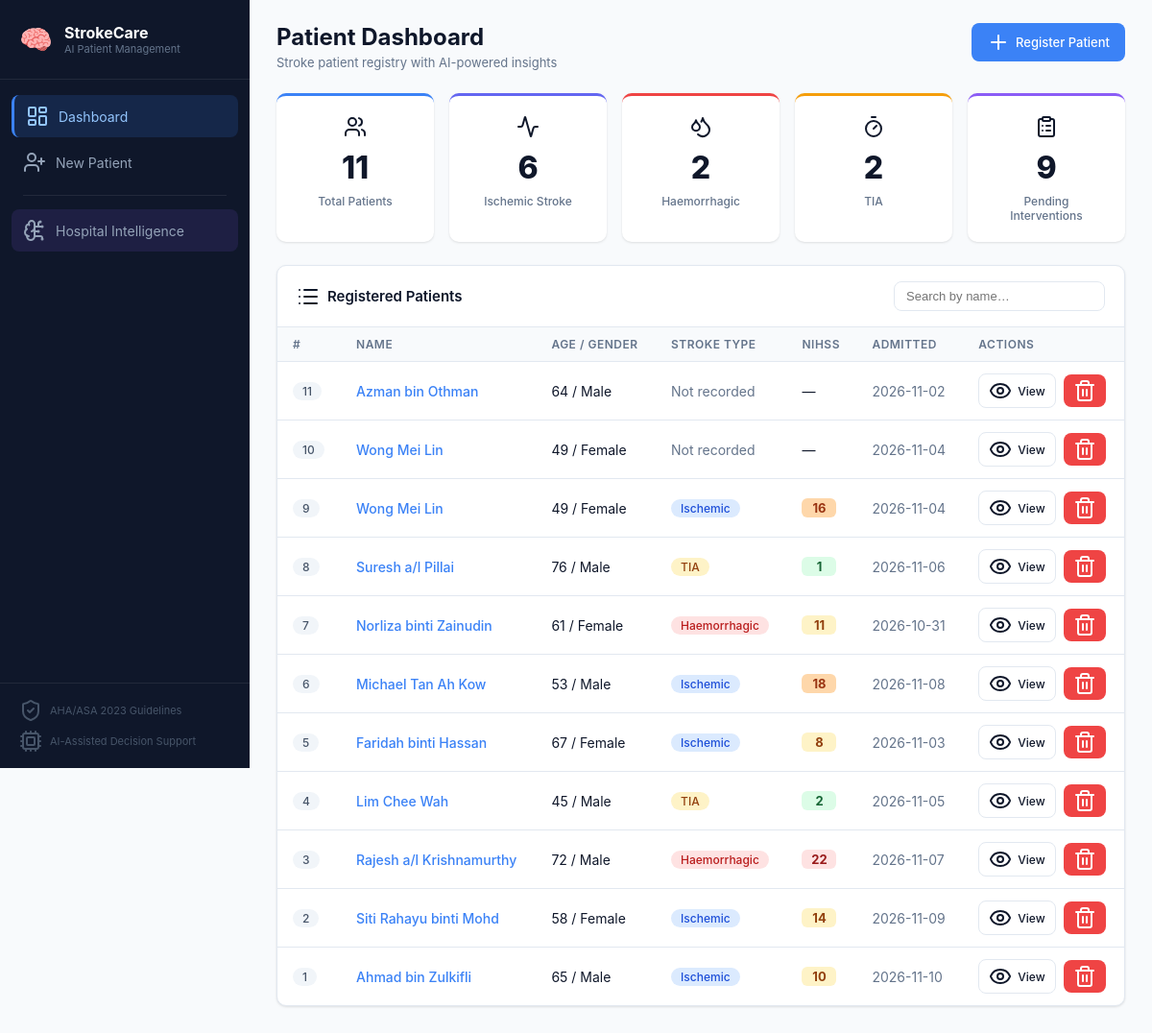
The page / on the database its author committed.
### tables this page shows
CREATE TABLE patients (
            id               INTEGER PRIMARY KEY AUTOINCREMENT,
            name             TEXT    NOT NULL,
            age              INTEGER NOT NULL,
            gender           TEXT    NOT NULL,
            ic_number        TEXT,
            contact          TEXT,
            address          TEXT,
            admission_date   TEXT    NOT NULL,
            created_at       TEXT    NOT NULL
        );

CREATE TABLE diagnoses (
            id               INTEGER PRIMARY KEY AUTOINCREMENT,
            patient_id       INTEGER NOT NULL,
            stroke_type      TEXT    NOT NULL,
            nihss_score      INTEGER NOT NULL,
            onset_time       TEXT,
            affected_side    TEXT,
            symptoms         TEXT,
            imaging_result   TEXT,
            notes            TEXT,
            diagnosed_at     TEXT    NOT NULL,
            FOREIGN KEY (patient_id) REFERENCES patients(id) ON DELETE CASCADE
        );

### app.py (the view)
@app.route("/")
def index():
    db = get_db()
    patients = db.execute("""
        SELECT p.*, d.stroke_type, d.nihss_score
        FROM patients p
        LEFT JOIN diagnoses d ON d.patient_id = p.id
          AND d.id = (SELECT MAX(id) FROM diagnoses WHERE patient_id = p.id)
        ORDER BY p.created_at DESC
    """).fetchall()
    db.close()
    return render_template("index.html", patients=patients)

### app.py (called while the page is built)
def get_db():
    conn = sqlite3.connect(DB_PATH)
    conn.row_factory = sqlite3.Row
    conn.execute("PRAGMA foreign_keys = ON")
    return conn

### templates/index.html (shortened to what this page needs)
{% extends "base.html" %}
{% block content %}
<div class="page-header">
  <div>
    <h1 class="page-title">Patient Dashboard</h1>
    <p class="page-sub">Stroke patient registry with AI-powered insights</p>
  </div>
  <a href="/patient/new" class="btn btn-primary"><i data-lucide="plus"></i> Register Patient</a>
</div>
<div class="stats-grid" id="stats-grid">
  <div class="stat-card stat-blue">
    <div class="stat-icon"><i data-lucide="users"></i></div>
    <div class="stat-value" id="stat-total">—</div>
    <div class="stat-label">Total Patients</div>
  </div>
  <div class="stat-card stat-indigo">
    <div class="stat-icon"><i data-lucide="activity"></i></div>
    <div class="stat-value" id="stat-ischemic">—</div>
    <div class="stat-label">Ischemic Stroke</div>
  </div>
  <div class="stat-card stat-red">
    <div class="stat-icon"><i data-lucide="droplets"></i></div>
    <div class="stat-value" id="stat-haemo">—</div>
    <div class="stat-label">Haemorrhagic</div>
  </div>
  <div class="stat-card stat-amber">
    <div class="stat-icon"><i data-lucide="timer"></i></div>
    <div class="stat-value" id="stat-tia">—</div>
    <div class="stat-label">TIA</div>
  </div>
  <div class="stat-card stat-purple">
    <div class="stat-icon"><i data-lucide="clipboard-list"></i></div>
    <div class="stat-value" id="stat-pending">—</div>
    <div class="stat-label">Pending Interventions</div>
  </div>
</div>
<div class="card">
  <div class="card-header">
    <h2 class="card-title"><i data-lucide="list"></i> Registered Patients</h2>
    <input type="text" id="search-input" class="search-input" placeholder="Search by name…" oninput="filterPatients()"/>
  </div>
  {% if patients %}
  <div class="table-wrapper">
    <table class="data-table" id="patient-table">
      <thead>
        <tr>
          <th>#</th>
          <th>Name</th>
          <th>Age / Gender</th>
          <th>Stroke Type</th>
          <th>NIHSS</th>
          <th>Admitted</th>
          <th>Actions</th>
        </tr>
      </thead>
      <tbody>
        {% for p in patients %}
        <tr class="patient-row">
          <td><span class="badge badge-grey">{{ p.id }}</span></td>
          <td>
            <a href="/patient/{{ p.id }}" class="patient-link">{{ p.name }}</a>
          </td>
          <td>{{ p.age }} / {{ p.gender }}</td>
          <td>
            {% if p.stroke_type %}
              <span class="badge {% if p.stroke_type=='Ischemic' %}badge-blue{% elif 'morrhagic' in p.stroke_type %}badge-red{% elif p.stroke_type=='TIA' %}badge-amber{% else %}badge-grey{% endif %}">
                {{ p.stroke_type }}
              </span>
            {% else %}<span class="text-muted">Not recorded</span>{% endif %}
          </td>
          <td>
            {% if p.nihss_score is not none %}
              <span class="nihss-pill nihss-{% if p.nihss_score <= 4 %}low{% elif p.nihss_score <= 15 %}mod{% elif p.nihss_score <= 20 %}high{% else %}severe{% endif %}">
                {{ p.nihss_score }}
              </span>
            {% else %}—{% endif %}
          </td>
          <td class="text-muted">{{ p.admission_date }}</td>
          <td>
            <div class="action-group">
              <a href="/patient/{{ p.id }}" class="btn btn-sm btn-outline"><i data-lucide="eye"></i> View</a>
              <form method="POST" action="/patient/{{ p.id }}/delete" onsubmit="return confirm('Delete patient {{ p.name }}? This cannot be undone.')">
                <button type="submit" class="btn btn-sm btn-danger"><i data-lucide="trash-2"></i></button>
              </form>
            </div>
          </td>
        </tr>
        {% endfor %}
      </tbody>
    </table>
  </div>
  {% else %}
  <div class="empty-state">
    <i data-lucide="user-x" class="empty-icon"></i>
    <p>No patients registered yet.</p>
    <a href="/patient/new" class="btn btn-primary">Register First Patient</a>
  </div>
  {% endif %}
</div>
{% endblock %}

### templates/base.html (shortened to what this page needs)
<!DOCTYPE html>
<html lang="en">
<head>
  <link rel="stylesheet" href="{{ url_for('static', filename='css/style.css') }}"/>
</head>
<body>
<aside class="sidebar">
  <div class="sidebar-header">
    <span class="sidebar-logo">🧠</span>
    <div>
      <div class="sidebar-title">StrokeCare</div>
      <div class="sidebar-sub">AI Patient Management</div>
    </div>
  </div>
  <nav class="sidebar-nav">
    <a href="/" class="nav-item {% if request.endpoint=='index' %}active{% endif %}">
      <i data-lucide="layout-dashboard"></i> Dashboard
    </a>
    <a href="/patient/new" class="nav-item {% if request.endpoint=='new_patient' %}active{% endif %}">
      <i data-lucide="user-plus"></i> New Patient
    </a>
    <div class="nav-divider"></div>
    <a href="/intelligence" class="nav-item nav-item-special {% if request.endpoint=='hospital_intelligence' %}active{% endif %}">
      <i data-lucide="brain-circuit"></i> Hospital Intelligence
    </a>
  </nav>
  <div class="sidebar-footer">
    <div class="sidebar-info-item"><i data-lucide="shield-check"></i> AHA/ASA 2023 Guidelines</div>
    <div class="sidebar-info-item"><i data-lucide="cpu"></i> AI-Assisted Decision Support</div>
  </div>
</aside>
<main class="main-content">
  {% block content %}{% endblock %}
</main>
</body>
</html>

### rows shown on the page
patients: id "11", name "Azman bin Othman", age "64", gender "Male", shows "Not recorded", admission_date "2026-11-02"
patients: id "10", name "Wong Mei Lin", age "49", gender "Female", shows "Not recorded", admission_date "2026-11-04"
diagnoses: id "9", name "Wong Mei Lin", age "49", gender "Female", stroke_type "Ischemic", nihss_score "16", admission_date "2026-11-04"
diagnoses: id "8", name "Suresh a/l Pillai", age "76", gender "Male", stroke_type "TIA", nihss_score "1", admission_date "2026-11-06"
diagnoses: id "7", name "Norliza binti Zainudin", age "61", gender "Female", stroke_type "Haemorrhagic", nihss_score "11", admission_date "2026-10-31"
diagnoses: id "6", name "Michael Tan Ah Kow", age "53", gender "Male", stroke_type "Ischemic", nihss_score "18", admission_date "2026-11-08"
diagnoses: id "5", name "Faridah binti Hassan", age "67", gender "Female", stroke_type "Ischemic", nihss_score "8", admission_date "2026-11-03"
diagnoses: id "4", name "Lim Chee Wah", age "45", gender "Male", stroke_type "TIA", nihss_score "2", admission_date "2026-11-05"
diagnoses: id "3", name "Rajesh a/l Krishnamurthy", age "72", gender "Male", stroke_type "Haemorrhagic", nihss_score "22", admission_date "2026-11-07"
diagnoses: id "2", name "Siti Rahayu binti Mohd", age "58", gender "Female", stroke_type "Ischemic", nihss_score "14", admission_date "2026-11-09"
diagnoses: id "1", name "Ahmad bin Zulkifli", age "65", gender "Male", stroke_type "Ischemic", nihss_score "10", admission_date "2026-11-10"
